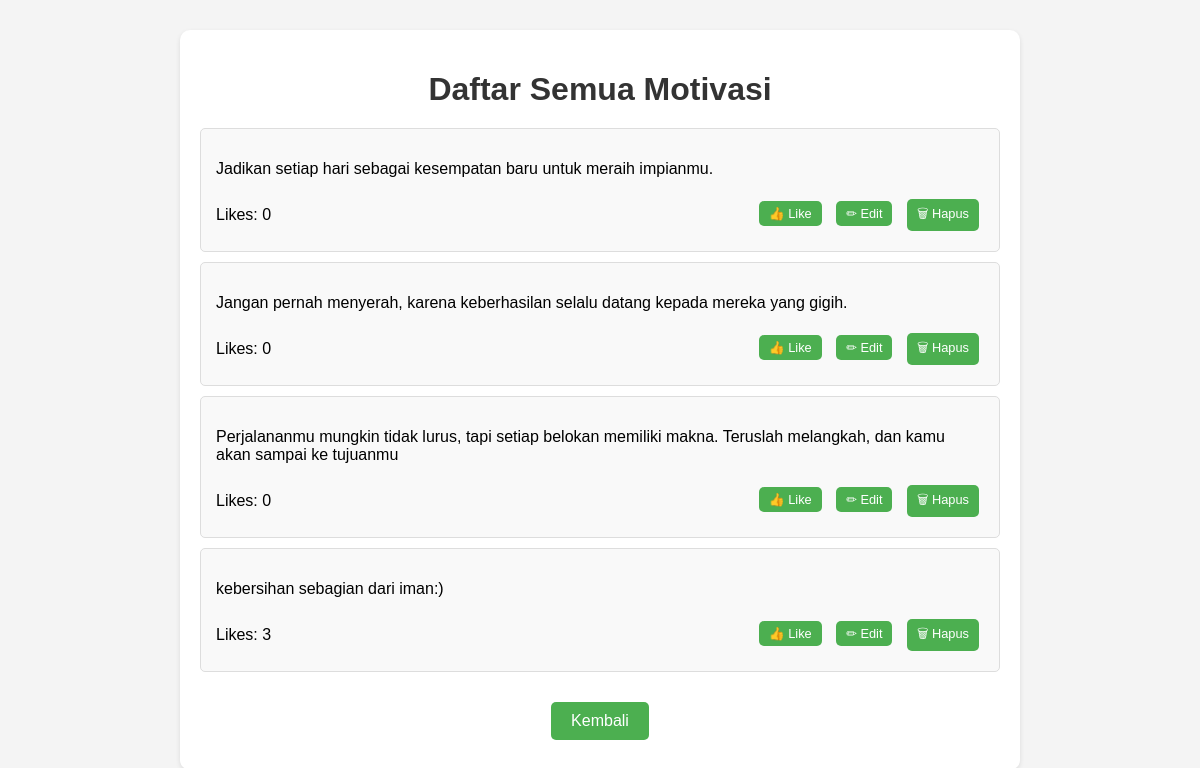
The app's page /daftar, older data.
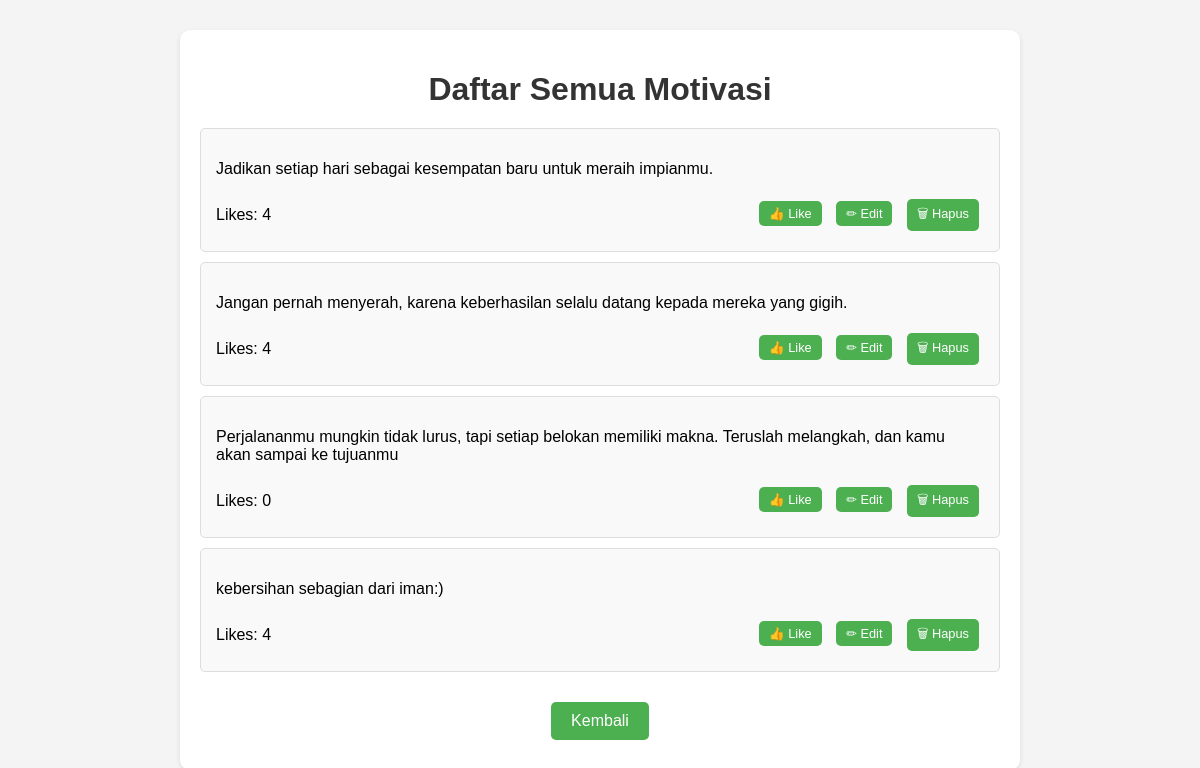
The same page, newer data.
### tables this page shows
CREATE TABLE motivasi (
            id INTEGER PRIMARY KEY AUTOINCREMENT,
            teks TEXT NOT NULL,
            created_at DATETIME DEFAULT CURRENT_TIMESTAMP,
            likes INTEGER DEFAULT 0
        );

### app.py (the view)
@app.route('/daftar')
def daftar_motivasi():
    conn = sqlite3.connect('database.db')
    c = conn.cursor()
    c.execute('SELECT id, teks, likes FROM motivasi ORDER BY created_at DESC')
    motivasi_list = c.fetchall()
    conn.close()
    return render_template('daftar_motivasi.html', motivasi_list=motivasi_list)

### templates/daftar_motivasi.html (shortened to what this page needs)
<!DOCTYPE html>
<html lang="id">
<head>
    <link rel="stylesheet" href="{{ url_for('static', filename='styles.css') }}">
</head>
<body>
    <div class="container">
        <h1>Daftar Semua Motivasi</h1>
        {% if motivasi_list %}
            {% for motivasi in motivasi_list %}
            <div class="motivasi-item">
                <p>{{ motivasi[1] }}</p>
                <div class="motivasi-actions">
                    <span>Likes: {{ motivasi[2] }}</span>
                    <div>
                        <a href="{{ url_for('like_motivasi', motivasi_id=motivasi[0]) }}" class="button-small">👍 Like</a>
                        <a href="{{ url_for('edit_motivasi', motivasi_id=motivasi[0]) }}" class="button-small">✏ Edit</a>
                        <a href="{{ url_for('hapus_motivasi', motivasi_id=motivasi[0]) }}" class="button-small" onclick="return confirm('Yakin ingin menghapus motivasi ini?')">🗑 Hapus</a>
                    </div>
                </div>
            </div>
            {% endfor %}
        {% else %}
            <p>Belum ada motivasi yang ditambahkan.</p>
        {% endif %}
        <div class="nav-buttons">
            <a href="{{ url_for('index') }}" class="button">Kembali</a>
        </div>
    </div>
</body>
</html>

Row changes from the older to the newer data that the page shows:
changed motivasi "Jadikan setiap hari sebagai kesempatan baru untuk meraih impianmu.": likes "0" → "4"
changed motivasi (number 2 of 4 on the later page): likes "0" → "4"
changed motivasi "kebersihan sebagian dari iman:)": likes "3" → "4"
